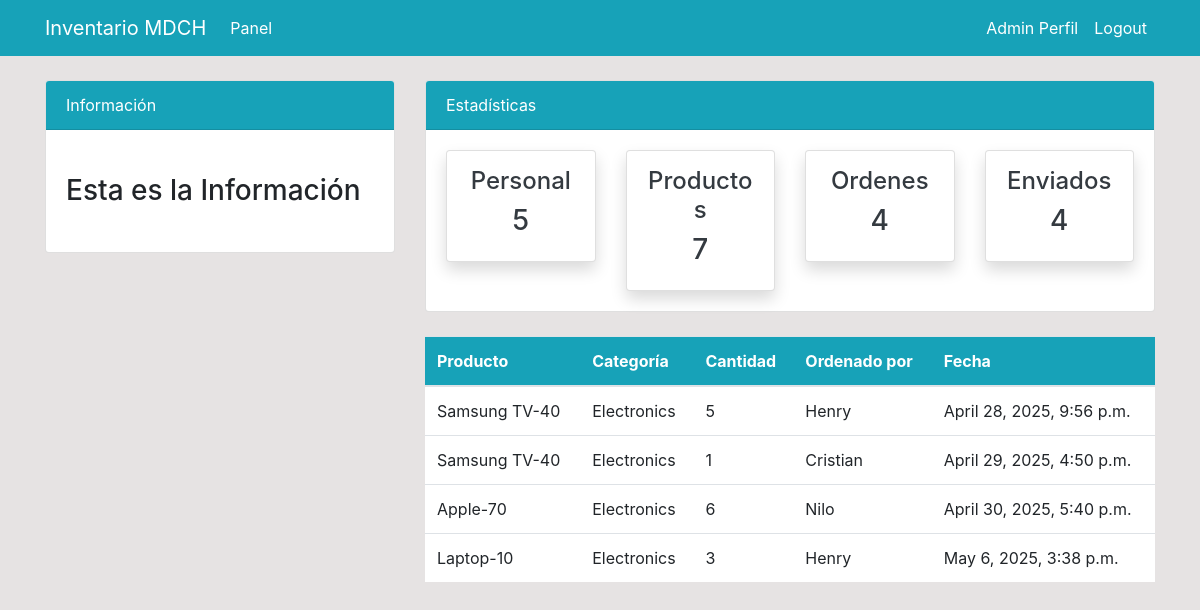
/order/ (signed in), run on the app's committed database.
### dashboard/models.py (models this page shows, shortened)
class Order(models.Model):
    product=models.ForeignKey(Product, on_delete=models.CASCADE, null=True)
    staff=models.ForeignKey(User, models.CASCADE, null=True, blank=True)
    order_quantity=models.PositiveIntegerField(null=True)
    date=models.DateTimeField(auto_now_add=True)
    class   Meta:
        verbose_name_plural= 'Order'

class Product(models.Model):
    name= models.CharField(max_length=100, null=True)
    category=models.CharField(max_length=30, choices=CATEGORY, null=True)
    quantity=models.PositiveIntegerField (null=True)
    class   Meta:
        verbose_name_plural= 'Product'
    def __str__(self):
        return f'{self.name}-{self.quantity}'

### dashboard/views.py (the view)
# urls.py: path('order/', views.order, name='dashboard-order'),
@login_required
def order(request):
    order = Order.objects.all()
    orders_count=order.count()
    workers_count =User.objects.all().count()
    product_count=Product.objects.all().count()
    context = {
        'order': order,
        'workers_count': workers_count,
        'orders_count': orders_count,
        'product_count': product_count,
    }
    return render(request, 'dashboard/order.html', context)

### templates/dashboard/order.html (shortened to what this page needs)
{% extends 'partials/base.html'%}
{% block content%}
{% include 'partials/topnav.html'%}
    <div class="container">
        <div class="row my-4">
            <div class="col-md-4">
            </div>
            <div class="col-md-8">
                <table class="table bg-white">
                    <thead class="bg-info">
                        <tr class="text-white">
                            <th scope="col">Producto</th>
                            <th scope="col">Categoría</th>
                            <th scope="col">Cantidad</th>
                            <th scope="col">Ordenado por</th>
                            <th scope="col">Fecha</th>
                        </tr>
                    </thead>
                    <tbody>
                        {% for order in order %}
                        <tr>
                            <td>{{ order.product }}</td>
                            <td>{{ order.product.category }}</td>
                            <td>{{ order.order_quantity }}</td>
                            <td>{{ order.staff.username }}</td>
                            <td>{{ order.date }}</td>
                        </tr>
                        {% endfor%}
                    </tbody>
                </table>
            </div>
        </div>
    </div>
{% endblock%}

### templates/partials/nav.html (shortened to what this page needs)
<nav class="navbar navbar-expand-lg navbar-info bg-info">
    <div class="container">
        {% if user.is_authenticated %}
        <a class="navbar-brand text-white" href="{% url 'dashboard-index' %}">Inventario MDCH</a>
        <div class="collapse navbar-collapse" id="navbarSupportedContent">
            <ul class="navbar-nav mr-auto">
                <li class="nav-item active">
                    <a class="nav-link text-white" href="{% url 'dashboard-index' %}">Panel </a>
                </li>
            </ul>
            <ul class="navbar-nav ml-auto">
                <li class="nav-item active">
                    <a class="nav-link text-white" href="{% url 'user-profile' %}">{{ selected_staff_username|default:user.username }} Perfil
                        <span class="sr-only">(current)</span></a>
                </li>
                <li class="nav-item">
                    <form action="{% url 'user-logout' %}" method="POST" style="display:inline;">
                        <button type="submit" class="btn btn-link nav-link text-white" style="border: none; background: none;">Logout</button>
                    </form>
                </li>
            </ul>
        </div>
        {% endif %}
    </div>
</nav>

### static/style.css (style rules this page uses)
body { background: rgb(230, 227, 227); }
.navbar-nav li { list-style: none; margin: 0; }

### data on the page
Order: product "Samsung TV-40", product.category "Electronics", order_quantity "5", staff.username "Henry", date "April 28, 2025, 9:56 p.m."
Order: product "Samsung TV-40", product.category "Electronics", order_quantity "1", staff.username "Cristian", date "April 29, 2025, 4:50 p.m."
Order: product "Apple-70", product.category "Electronics", order_quantity "6", staff.username "Nilo", date "April 30, 2025, 5:40 p.m."
Order: product "Laptop-10", product.category "Electronics", order_quantity "3", staff.username "Henry", date "May 6, 2025, 3:38 p.m."

### other printed values
{{ selected_staff_username|default:user.username }} "Admin"
{{ workers_count }} "5"
{{ product_count }} "7"
{{ orders_count }} "4"
